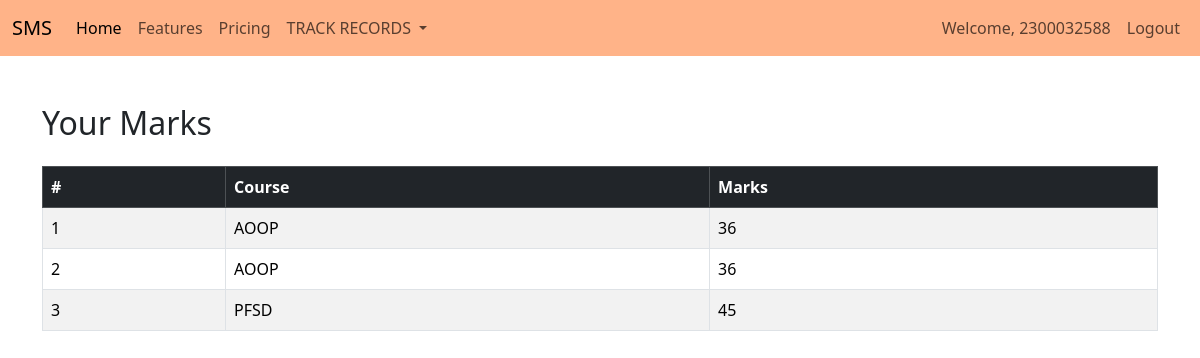
Page /studentapp/view_marks/ (signed in) on the committed database.
### facultyapp/models.py (models this page shows, shortened)
class Marks(models.Model):
    COURSE_CHOICES = [
        ('AOOP', 'Advanced Object-Oriented Programming'),
        ('PFSD', 'Python Full Stack Development'),
    ]
    student = models.ForeignKey(StudentList, on_delete=models.CASCADE)
    course = models.CharField(max_length=50, choices=COURSE_CHOICES)
    marks = models.IntegerField()

### studentapp/views.py (the view)
# urls.py: path('view_marks/',views.view_marks,name="view_marks")
def view_marks(request):
    user = request.user
    try:
        student_user = User.objects.get(username=user.username)
        student = StudentList.objects.get(Register_Number=student_user)
        marks = Marks.objects.filter(student=student)
        return render(request, 'studentapp/view_marks.html', {'marks': marks})
    except (StudentList.DoesNotExist, User.DoesNotExist):
        return render(request, 'studentapp/no_studentlist.html',{
            'error': 'No student record found for this user.'
        })

### templates/studentapp/view_marks.html (shortened to what this page needs)
{% extends 'Navbar/StudentNavbar.html' %}
{% load static %}
{% block body %}
<div class="container mt-5">
    {% if marks %}
        <h2 class="mb-4">Your Marks</h2>
        <div class="table-responsive">
            <table class="table table-bordered table-striped">
                <thead class="table-dark">
                    <tr>
                        <th>#</th>
                        <th>Course</th>
                        <th>Marks</th>
                    </tr>
                </thead>
                <tbody>
                    {% for mark in marks %}
                    <tr>
                        <td>{{ forloop.counter }}</td>
                        <td>{{ mark.course }}</td>
                        <td>{{ mark.marks }}</td>
                    </tr>
                    {% endfor %}
                </tbody>
            </table>
        </div>
    {% else %}
        <h2 class="text-danger">No marks available</h2>
    {% endif %}
</div>
{% endblock %}

### templates/Navbar/StudentNavbar.html (shortened to what this page needs)
<!DOCTYPE html>
<html lang="en">
<head>
    <link href="https://cdn.jsdelivr.net/npm/bootstrap@5.3.3/dist/css/bootstrap.min.css" rel="stylesheet">
</head>
<body>
<nav class="navbar navbar-expand-lg navbar-red">
  <div class="container-fluid">
    <a class="navbar-brand" href="{% url 'projecthomepage' %}">SMS</a>
    <div class="collapse navbar-collapse" id="navbarNavDropdown">
      <ul class="navbar-nav">
        <li class="nav-item">
          <a class="nav-link active" aria-current="page" href="#">Home</a>
        </li>
        <li class="nav-item">
          <a class="nav-link" href="#">Features</a>
        </li>
        <li class="nav-item">
          <a class="nav-link" href="#">Pricing</a>
        </li>
        <li class="nav-item dropdown">
          <a class="nav-link dropdown-toggle" href="#" role="button" data-bs-toggle="dropdown" aria-expanded="false">
            TRACK RECORDS
          </a>
        </li>
      </ul>
      <ul  class="navbar-nav ms-auto">
    <li>
        {% if user.is_authenticated %}
        <li class="nav-item">
        <span class="nav-link">Welcome, {{ user.username }}</span>
    </li>
          <li class="nav-item">
          <a class="nav-link" href="{% url 'logout' %}">Logout</a>
          </li>
        {% endif %}
 </li>
      </ul>
    </div>
  </div>
</nav>
{% block body %}
{% endblock %}
</body>
</html>

### templates/Navbar/StudentNavbar.html (style rules this page uses)
.navbar-red { background-color:#FFB388 !important; }

### rows in the picture
Marks: course "AOOP", marks "36"
Marks: course "AOOP", marks "36"
Marks: course "PFSD", marks "45"

### other values in the picture
{{ user.username }} "2300032588"
